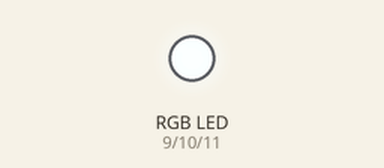
Bench run of a sketch on a simulated Arduino Uno, built with avr-gcc and run on an emulated ATmega328P. Parts: an RGB LED mixed from three pins (HIGH = lit).

Above: at 0.05 s.
At 1.55 s:
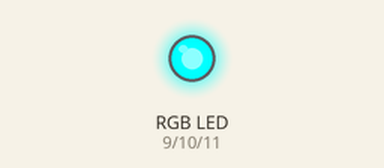
At 2.3 s:
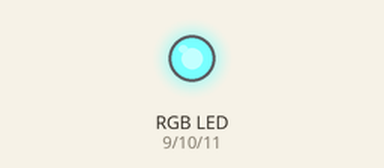
At 4.55 s:
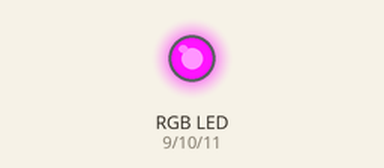
At 6.85 s:
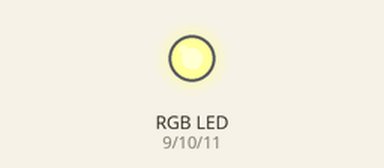
At 9.05 s:
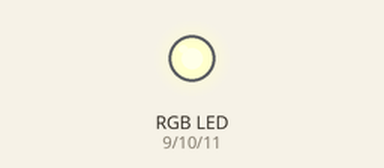
Timing chart, 0 to 12.2 s (numbered marks = the images above):
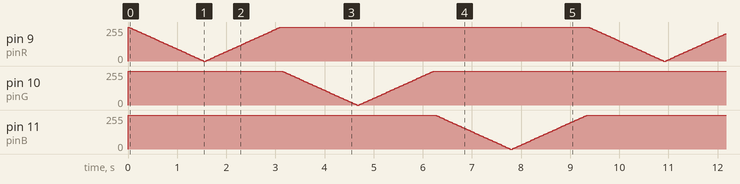

The sketch:

EB_RGB_LED.ino
```cpp
/*
  EB - RGB LED demo code

  Change the RGB LED Color and light intensity repeatedly.

  http://makerstudio.cc
 */
// connect led to arduino pin 9,10,11
const int pinR = 9;
const int pinG = 10;
const int pinB = 11;

// the setup routine runs once when you press reset:
void setup() {
  // initialize the digital pin as an output.
  pinMode(pinR, OUTPUT);
  pinMode(pinG, OUTPUT);
  pinMode(pinB, OUTPUT);
  digitalWrite(pinR, HIGH);
  digitalWrite(pinG, HIGH);
  digitalWrite(pinB, HIGH);
}

// the loop routine runs over and over again forever:
void loop() {
fading(pinR);
fading(pinG);
fading(pinB);
}

void fading(int ledPin)  {
  // fade out from max to min in increments of 5 points:
  for(int fadeValue = 255 ; fadeValue >= 0; fadeValue -=5) {
    // sets the value (range from 0 to 255):
    analogWrite(ledPin, fadeValue);
    // wait for 30 milliseconds to see the dimming effect
    delay(30);
  }

  // fade in from min to max in increments of 5 points:
  for(int fadeValue = 0 ; fadeValue <= 255; fadeValue +=5) {
    // sets the value (range from 0 to 255):
    analogWrite(ledPin, fadeValue);
    // wait for 30 milliseconds to see the dimming effect
    delay(30);
  }
}
```
